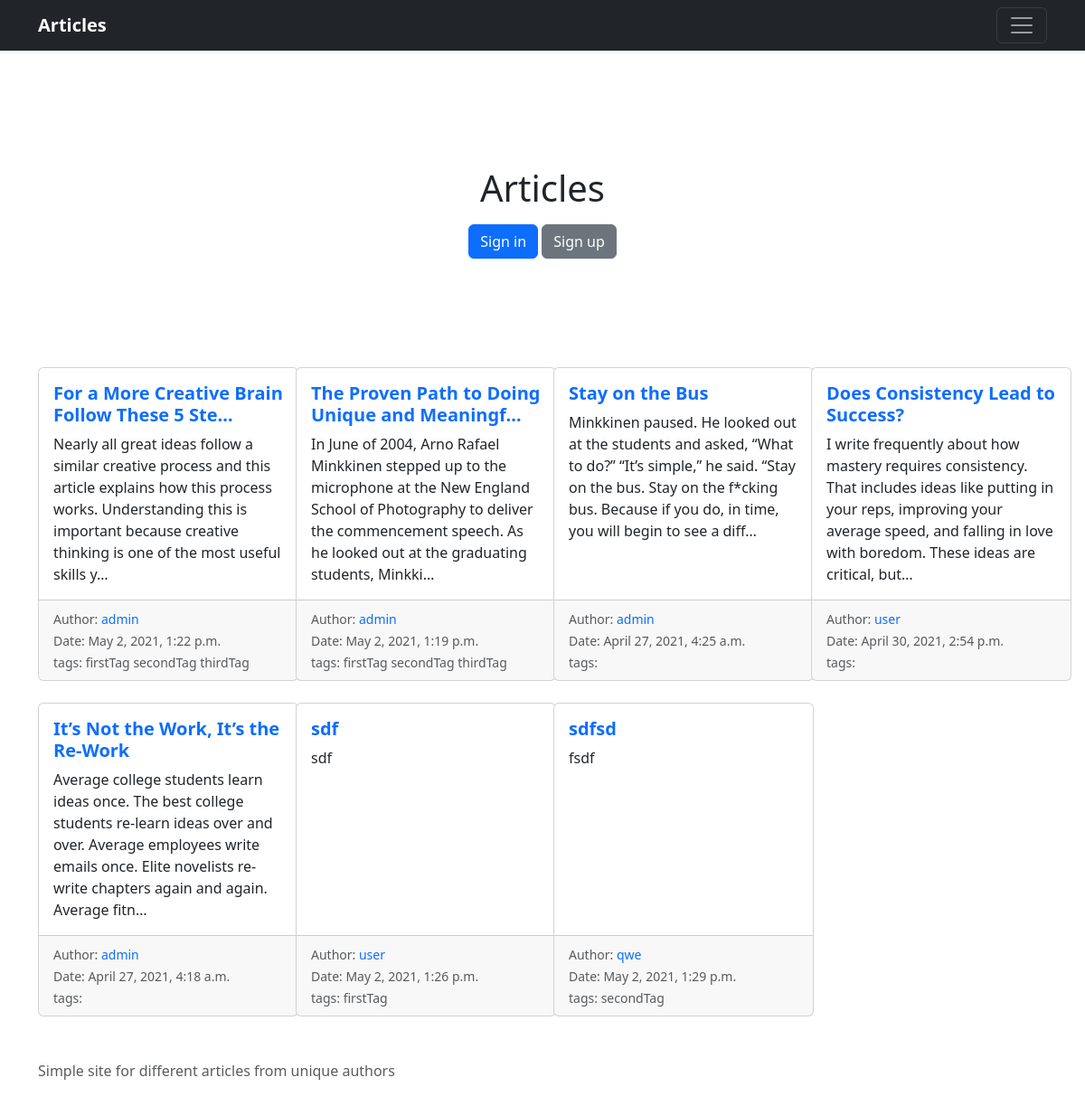
The page / on the database its author committed.
### blog/models.py (models this page shows, shortened)
class Article(models.Model):
    title = models.CharField(max_length=100)
    text = models.TextField()
    author = models.ForeignKey(User, on_delete=models.SET_NULL, null=True)
    tags = models.ManyToManyField('Tag', blank=True)
    date = models.DateTimeField(default=datetime.datetime.now)
    def get_absolute_url(self):
        return reverse("articleDetail", kwargs={'pk': self.pk})

class Tag(models.Model):
    tag = models.CharField(max_length=50)
    def __str__(self):
        return self.tag

### blog/views.py (the view)
# urls.py: path('', MainPageView.as_view(), name='mainPage'),
class MainPageView(TemplateView):
    template_name = 'blog/main_page.html'
    def get(self, request):
        articles = get_articles()
        return render(request, self.template_name, get_context_from_articles(articles))

### blog/views.py (called while the page is built)
def get_articles(**kwargs):
    return Article.objects.filter(**kwargs)

def get_context_from_articles(articles):
    if not articles:
        context = {'message': 'Article(s) does not exist(s)'}
    else:
        context = {'articles': articles}
    return context

### templates/blog/main_page.html (shortened to what this page needs)
{% extends 'base.html' %}
{% block content %}
    <main>
        <section class="py-5 text-center container">
            <div class="row py-lg-5">
                <div class="col-lg-6 col-md-8 mx-auto">
                    <h1 class="fw-light"><strong>Articles</strong></h1>
                    {% if user.is_authenticated %}
                        <p> Hello {{ user.get_username }}</p>
                        <a href="{% url 'allArticles' user.get_username %}" class="btn btn-primary my-2">Go to your
                            articles</a>
                    {% else %}
                        <a href="{% url 'login' %}" class="btn btn-primary my-2">Sign in</a>
                        <a href="{% url 'registration' %}" class="btn btn-secondary my-2">Sign up</a>
                    {% endif %}
                </div>
            </div>
        </section>
        {% if articles %}
            <div class="album">
                <div class="row row-cols-1 row-cols-sm-2 row-cols-md-4 g-4">
                    {% for article in articles %}
                        <div class="col">
                            <div class="card h-100" style="width: 18rem;">
                                <div class="card-body">
                                    <h5 class="card-title"><a href="{{ article.get_absolute_url }}">
                                        <strong>{{ article.title|truncatechars:45 }}</strong> </a></h5>
                                    <p class="card-text">{{ article.text|truncatechars:200 }}</p>
                                </div>
                                <div class="card-footer">
                                    <small class="text-muted">
                                        Author: <a
                                            href="{% url 'allArticles' article.author %}">{{ article.author }}</a>
                                        <br> Date: {{ article.date }}
                                        <br> tags:
                                        {% for tag in article.tags.all %}
                                            {{ tag }}
                                        {% endfor %}
                                    </small>
                                </div>
                            </div>
                        </div>
                    {% endfor %}
                </div>
            </div>
        {% endif %}
    </main>
{% endblock content %}

### static/blog/css/main.css (style rules this page uses)
a { text-decoration: none; }

### rows shown on the page
Article: title "For a More Creative Brain Follow These 5 Ste…", text "Nearly all great ideas follow a similar creative process and this article explains how this process works. Understanding this is important because creative thinking is one of the most useful skills y…", author "admin", date "May 2, 2021, 1:22 p.m."
Tag: tag "firstTag"
Tag: tag "secondTag"
Tag: tag "thirdTag"
Article: title "The Proven Path to Doing Unique and Meaningf…", text "In June of 2004, Arno Rafael Minkkinen stepped up to the microphone at the New England School of Photography to deliver the commencement speech. As he looked out at the graduating students, Minkki…", author "admin", date "May 2, 2021, 1:19 p.m."
Article: title "Stay on the Bus", text "Minkkinen paused. He looked out at the students and asked, “What to do?” “It’s simple,” he said. “Stay on the bus. Stay on the f*cking bus. Because if you do, in time, you will begin to see a diff…", author "admin", date "April 27, 2021, 4:25 a.m."
Article: title "Does Consistency Lead to Success?", text "I write frequently about how mastery requires consistency. That includes ideas like putting in your reps, improving your average speed, and falling in love with boredom. These ideas are critical, but…", author "user", date "April 30, 2021, 2:54 p.m."
Article: title "It’s Not the Work, It’s the Re-Work", text "Average college students learn ideas once. The best college students re-learn ideas over and over. Average employees write emails once. Elite novelists re-write chapters again and again. Average fitn…", author "admin", date "April 27, 2021, 4:18 a.m."
Article: title "sdf", text "sdf", author "user", date "May 2, 2021, 1:26 p.m."
Article: title "sdfsd", text "fsdf", author "qwe", date "May 2, 2021, 1:29 p.m."
